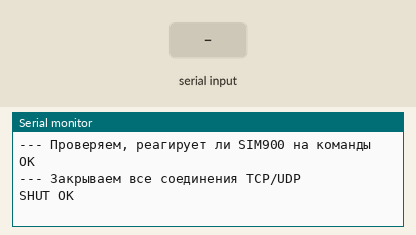
Recording of a sketch running on a simulated Arduino Uno, built with avr-gcc and run on an emulated ATmega328P. Parts: the last lines printed to the serial monitor. The inputs (shaded band) are chosen by the test bench. The modem accepts every AT command (registered, SIM ready, sends succeed) and sends nothing else.

Above: at 4.8 s.
4.9 s: "1" received over the second serial link
7.5 s: "0" received over the second serial link
At 8.9 s:
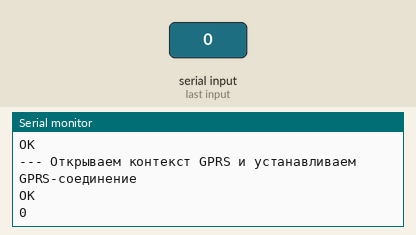
11.7 s: "2" received over the second serial link
At 12.9 s:
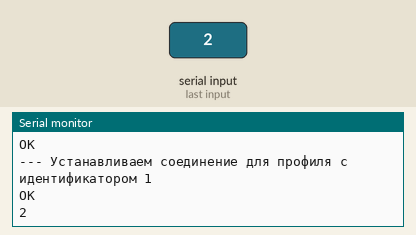

Measured:
- after the input at 7.5 s, the serial monitor: prints a new line after 0.57 s (image 1)
- after the input at 11.7 s, the serial monitor: prints a new line after 0.43 s (image 2)

The sketch:

sendGetRequest.ino
```cpp
#include <SoftwareSerial.h>

// SoftwareSerial object for communication with SIM900
SoftwareSerial gprsShield(7, 8); // RX, TX

void setup()
{
  //int baudRate=19200; // change the baud rate for your GSM modem eg: 9600, 115200
  int baudRate=9600; // change the baud rate for your GSM modem eg: 9600, 115200
  gprsShield.begin(baudRate);          // gprsShield module
  delay(1000);
  Serial.begin(115200);              // Serial monitor
  String apn = "internet.mts.ru";      // Change this to the desired APN of cell provider
  String url = "http://google.com/";   // Change this to the desired URL

  //sendGetRequestWithParameters(apn, url);
  Serial.println("");
  sendGetRequest();
  //probaSSL();
  // proba2();

  // Add any additional code here if needed
}

/**
 * Выполнить AT команду SIM900
**/
void sendCommand(const char* command, char* info)
{
  // Показываем информацию по предстоящей команде
  Serial.print("--- ");
  Serial.println(info);
  // Показываем команду
  //Serial.println(command);
  //Serial.println("-----");
  // Отправляем команду SIM900
  gprsShield.println(command);
  // Serial.flush() — функция в аппаратной платформе Arduino, которая ожидает окончания передачи исходящих данных.
  // После вызова этой функции можно быть уверенным, что все данные отправлены, а буфер пуст.
  // Кроме того, Serial.flush() очищает буфер приёма, сбрасывая любые входящие данные, которые ещё не были прочитаны.
  // Это особенно полезно в ситуациях, когда входящие данные могут быть устаревшими или неактуальными.
  // gprsShield.flush();
  // Uncomment this delay if you need to wait a while
  delay(1000);
  ShowSerialData();
}
/**
 * Prints the serial data, and waits 1 second
**/
void ShowSerialData()
{
  while (gprsShield.available())
  {
    char c = gprsShield.read();
    Serial.write(c);
  }
  Serial.println("");
  delay(1000);
}

/*
void proba2()
{
  // https://arduino.stackexchange.com/questions/43091/sending-post-request-to-https-aws-server-using-sim900a
  // AT
  sendCommand("AT","AT");
  // AT+CGATT = 1
  sendCommand("AT+CGATT = 1","AT+CGATT = 1");
  // AT+SAPBR=3,1,"CONTYPE","GPRS"
  sendCommand("AT+SAPBR=3,1,\"CONTYPE\",\"GPRS\"","AT+SAPBR=3,1,CONTYPE,GPRS");
  // AT+SAPBR=3,1,"APN","www"
  sendCommand("AT+SAPBR=3,1,\"APN\",\"www\"","AT+SAPBR=3,1,APN,www");
  // AT+SAPBR=1,1
  sendCommand("AT+SAPBR=1,1","AT+SAPBR=1,1");
  // AT+SAPBR=2,1
  sendCommand("AT+SAPBR=2,1","AT+SAPBR=2,1");
  // AT+HTTPSSL=1
  sendCommand("AT+HTTPSSL=1","AT+HTTPSSL=1");
  // AT+HTTPINIT
  sendCommand("AT+HTTPINIT","AT+HTTPINIT");
  // AT+HTTPPARA="CID",1
  sendCommand("AT+HTTPPARA=\"CID\",1","AT+HTTPPARA=CID,1");
  // AT+HTTPPARA="URL","https://www.google.com"
  // sendCommand("AT+HTTPPARA=\"URL\",\"https://www.google.com\"","AT+HTTPPARA=URL,https://www.google.com");
  //sendCommand("AT+HTTPPARA=\"URL\",\"www.google.com\"","AT+HTTPPARA=URL,https://www.google.com");
  //sendCommand("AT+HTTPPARA=\"URL\",\"https://google.com\"","AT+HTTPPARA=URL,https://www.google.com");
  //sendCommand("AT+HTTPPARA=\"URL\",\"google.com\"","AT+HTTPPARA=URL,https://www.google.com");
  // sendCommand("AT+HTTPPARA=\"URL\",\"www.probatv.ru\"","AT+HTTPPARA=URL,https://www.probatv.ru");
  sendCommand("AT+HTTPPARA=\"URL\",\"probatv.ru\"","AT+HTTPPARA=URL,probatv.ru");

  // www.probatv.ru
  // AT+HTTPACTION=0
  sendCommand("AT+HTTPACTION=0","AT+HTTPACTION=0");
  // AT+HTTPREAD
  sendCommand("AT+HTTPREAD","AT+HTTPREAD");

  / *
  // Проверяем, реагирует ли модуль, ожидаемое значение  OK
  sendCommand("AT","Проверяем, реагирует ли SIM900 на команды");
  sendCommand("AT+CIPSHUT","Закрываем все соединения TCP/UDP");
  sendCommand("AT+SAPBR=2,1","Определяем состояние сессии");
  sendCommand("AT+SAPBR=0,1","Закрываем сессию (ответ может быть ERROR)");

  // Открываем контекст GPRS и устанавливаем GPRS-соединение
  sendCommand("AT+SAPBR=3,1,\"Contype\",\"GPRS\"","Открываем контекст GPRS и устанавливаем GPRS-соединение");
  // Определяем имя точки доступа Access Point Name (APN) — как “internet.mts.ru”.
  sendCommand("AT+SAPBR=3,1,\"APN\",\"internet.mts.ru\"","Определяем имя точки доступа APN, как МТС"); // change this apn value for the SIM card
  sendCommand("AT+HTTPPARA=\"CID\",1","Задаём идентификатор профиля сеанса"); // set parameters for http session
  sendCommand("AT+SAPBR=1,1","Устанавливаем соединение для профиля с идентификатором 1"); // open GPRS context bearer
  sendCommand("AT+SAPBR=2,1","Снова получаем состояние сессии c IP-адресом");

  sendCommand("AT+HTTPSSL=1","Включаем протокол SSL для HTTP");

  // Задаём идентификатор профиля сеанса
  //sendCommand("AT+HTTPPARA=\"CID\",1","Задаём идентификатор профиля сеанса"); // set parameters for http session
  sendCommand("AT+HTTPPARA=\"URL\",\"https://probatv.ru/\"","Задаём URL сайта https://probatv.ru/"); // Change the URL from google.com to the server you want to reach

  // Вводим команду для выполнения запроса GET: AT+HTTPACTION=0.
  sendCommand("AT+HTTPACTION=0","Вводим команду для выполнения запроса GET"); // send http request to specified URL, GET session start
  // Cчитываем результаты запроса, обычно содержит код состояния 200 в случае успеха
  sendCommand("AT+HTTPREAD", "Cчитываем результаты запроса, обычно содержит код состояния 200");

   sendCommand("AT+HTTPTERM", "Terminate https service");
  * /
}
*/

/*
void probaSSL()
{
  // Проверяем, реагирует ли модуль, ожидаемое значение  OK
  sendCommand("AT","Проверяем, реагирует ли SIM900 на команды");
  sendCommand("AT+CIPSHUT","Закрываем все соединения TCP/UDP");
  sendCommand("AT+SAPBR=2,1","Определяем состояние сессии");
  sendCommand("AT+SAPBR=0,1","Закрываем сессию (ответ может быть ERROR)");

  // Открываем контекст GPRS и устанавливаем GPRS-соединение
  sendCommand("AT+SAPBR=3,1,\"Contype\",\"GPRS\"","Открываем контекст GPRS и устанавливаем GPRS-соединение");
  // Определяем имя точки доступа Access Point Name (APN) — как “internet.mts.ru”.
  sendCommand("AT+SAPBR=3,1,\"APN\",\"internet.mts.ru\"","Определяем имя точки доступа APN, как МТС"); // change this apn value for the SIM card
  sendCommand("AT+HTTPPARA=\"CID\",1","Задаём идентификатор профиля сеанса"); // set parameters for http session
  sendCommand("AT+SAPBR=1,1","Устанавливаем соединение для профиля с идентификатором 1"); // open GPRS context bearer
  sendCommand("AT+SAPBR=2,1","Снова получаем состояние сессии c IP-адресом");

  sendCommand("AT+HTTPSSL=1","Включаем протокол SSL для HTTP");

  // Задаём идентификатор профиля сеанса
  //sendCommand("AT+HTTPPARA=\"CID\",1","Задаём идентификатор профиля сеанса"); // set parameters for http session
  sendCommand("AT+HTTPPARA=\"URL\",\"https://probatv.ru/\"","Задаём URL сайта https://probatv.ru/"); // Change the URL from google.com to the server you want to reach

  // Вводим команду для выполнения запроса GET: AT+HTTPACTION=0.
  sendCommand("AT+HTTPACTION=0","Вводим команду для выполнения запроса GET"); // send http request to specified URL, GET session start
  // Cчитываем результаты запроса, обычно содержит код состояния 200 в случае успеха
  sendCommand("AT+HTTPREAD", "Cчитываем результаты запроса, обычно содержит код состояния 200");

   sendCommand("AT+HTTPTERM", "Terminate https service");
}
*/

void sendGetRequest()
{
  // Проверяем, реагирует ли модуль, ожидаемое значение  OK
  sendCommand("AT","Проверяем, реагирует ли SIM900 на команды");

  // https://stackoverflow.com/questions/63187583/arduino-sim900-atsapbr-1-1-operation-not-allowed
  // Для уверенности в работе SIM900 у провайдера запрашиваем статус регистрации.
  // Это можно сделать отдельно для сети GSM (AT+CREG?) и для сети передачи данных 2G (AT+CGREG?).
  // В обоих случаях запрос к команде приведёт к такому ответу:
  // +CGREG: <n>,<stat> (или +CREG: <n>,<stat>), где
  // <n> — это настройка, выполняемая с помощью команды set. Она используется для включения нежелательных сообщений о результатах.
  // Поэтому её значение обычно равно 0;
  // <stat> — текущий статус регистрации. Он может принимать следующие значения
  // 0 — не зарегистрирован. Служба GPRS отключена; 1 — зарегистрировано, домашняя сеть;
  // 2 — не зарегистрирован, но в данный момент SIM900 пытается подключиться или ищет оператора для регистрации. Служба GPRS включена;
  // 3 — в регистрации отказано. Служба GPRS отключена; 4 - Неизвестно; 5 — зарегистрирован, в роуминге.
  // Итак, если вы уверены, что устройство находится в зоне действия сигнала, вам нужно всего лишь каждую секунду
  // вводить команду AT+CGREG? и ждать +CGREG=0,1 (или +CGREG=0,5 , если вы работаете в роуминге).
  //sendCommand("AT+CREG?","Проверяем регистрацию в сети GSM");
  //sendCommand("AT+CGREG?","Проверяем регистрацию в сети передачи данных 2G");

  // Закрываем все соединения TCP/UDP, которые могли быть открыты на модуле.
  // Использование этой команды может быть полезно, например, при переустановке
  // соединения или для освобождения ресурсов, занятых предыдущими соединениями.
  sendCommand("AT+CIPSHUT","Закрываем все соединения TCP/UDP");

  // "AT+SAPBR=2,1" - "Получить состояние сессии".
  // Команда AT+SAPBR применяется для управления параметрами подключения к GPRS.
  // Первое число в ней указывает тип команды: 0 — закрыть сессию, 1 — открыть сессию,
  // 2 — получить состояние сессии, 3 — задать параметры сессии, 4 — получить параметры сессии.
  // Ответ при получении состояния сессии вида +SAPBR: 1,3,"0.0.0.0", где
  // первое число в ответе этой команды — состояние сессии: 0 — сессия не открыта; 1 — сессия активна (открыта);
  // 2 — сессия открыта (в процессе установки); 3 — сессия закрыта (в процессе разрыва),
  // второе число — тип подключения: 0 — нет подключения; 1 — активное подключение;
  // 2 — пассивное подключение; 3 — GPRS.
  // Далее в ответе команды идет адрес IP, выделенный в рамках сессии.
  // В нашем случае сессия открыта, ее тип — GPRS, но адрес IP не выделен. Это означает, что подключение к GPRS еще не выполнено.
  // sendCommand("AT+SAPBR=2,1","Определяем состояние сессии");

  // Закрываем носитель контекста GPRS (сессию), если он был оставлен открытым
  // (команда AT+SAPBR=0,1 используется для закрытия сессии и соединения TCP/IP,
  // чтобы не расходовать ресурсы мобильного провайдера.
  sendCommand("AT+SAPBR=0,1","Закрываем сессию (ответ может быть ERROR)");

  // Открываем контекст GPRS и устанавливаем GPRS-соединение
  sendCommand("AT+SAPBR=3,1,\"Contype\",\"GPRS\"","Открываем контекст GPRS и устанавливаем GPRS-соединение");

  // Определяем имя точки доступа Access Point Name (APN) — как “internet.mts.ru”.
  sendCommand("AT+SAPBR=3,1,\"APN\",\"internet.mts.ru\"","Определяем имя точки доступа APN, как МТС"); // change this apn value for the SIM card

  // Устанавливаем соединение для профиля с идентификатором 1.
  // Когда соединение будет установлено, можно получить параметры сеанса с помощью
  // рассмотренной выше команды AT+SAPBR=2,1. Однако теперь эта команда вернет адрес
  // IP из внутренней сети мобильного провайдера
  sendCommand("AT+SAPBR=1,1","Устанавливаем соединение для профиля с идентификатором 1"); // open GPRS context bearer
  sendCommand("AT+SAPBR=2,1","Снова получаем состояние сессии c IP-адресом");

  // Получаем версию прошивки
  // sendCommand("AT+GMR","Получаем версию прошивки");

  // Включаем протокол SSL для HTTP
  // sendCommand("AT+HTTPSSL=?","AT+HTTPSSL=?");
  // sendCommand("AT+HTTPSSL?","AT+HTTPSSL?");
  // sendCommand("AT+HTTPSSL=1","Включаем протокол SSL для HTTP");
  // sendCommand("AT+HTTPSSL?","AT+HTTPSSL?");

  // sendCommand("AT+HTTPSSL=0","ВЫКЛЮЧАЕМ протокол SSL для HTTP");
  // sendCommand("AT+HTTPSSL?","AT+HTTPSSL?");

  // Инициализируем сервис HTTP (с 2025-08-02 считаем, что если включен протокол SSL для HTTP, инициализировать HTTP не нужно)
  // sendCommand("AT+HTTPINIT","Инициализируем сервис HTTP"); // initiate HTTP request

  // Задаём идентификатор профиля сеанса
  sendCommand("AT+HTTPPARA=\"CID\",1","Задаём идентификатор профиля сеанса"); // set parameters for http session

  // sendCommand("AT+HTTPPARA=\"URL\",\"http://google.com/\"","Задаём URL сайта http://google.com/"); // Change the URL from google.com to the server you want to reach
  // sendCommand("AT+HTTPPARA=\"URL\",\"http://my-json-server.typicode.com/typicode/demo/posts\"","Задаём URL демонстрационного сервера");
  // sendCommand("AT+HTTPPARA=\"URL\",\"http://87.242.70.183/\"","Задаём URL сайта https://probatv.ru/"); // Change the URL from google.com to the server you want to reach
  // xn--http://-2hga2ewc.xn--p1ai
  // sendCommand("AT+HTTPPARA=\"URL\",\"xn--http://-2hga2ewc.xn--p1ai\"","Задаём URL сайта http://пифи.рф"); // Change the URL from google.com to the server you want to reach
  // sendCommand("AT+HTTPPARA=\"URL\",\"http://пифи.рф/\"","Задаём URL сайта http://пифи.рф/"); // Change the URL from google.com to the server you want to reach
  // http://probatv.ru/
  // https://probatv.ru/

  // Задаём URL сайта, к которому будет отправляться запрос HTTP GET.
  // sendCommand("AT+HTTPPARA=\"URL\",\"http://probatv.ru/\"","Задаём URL сайта http://probatv.ru/"); // Change the URL from google.com to the server you want to reach
  sendCommand("AT+HTTPPARA=\"URL\",\"http://probatv.ru/State/?cycle=7&num=5&ctrl=204&sjson={%22trkpt%22:{%22lat%22:52518611,%22lon%22:13376111,%22color%22:%22yellow%22}}\"","Задаём URL сайта http://probatv.ru/"); // Change the URL from google.com to the server you want to reach

  // Вводим команду для выполнения запроса GET: AT+HTTPACTION=0.
  // Параметр команды AT+HTTPACTION задает тип запроса HTTP: 0 — GET, 1 — POST, 2 — HEAD, 3 — DELETE.
  // В нашем случае нулевое значение предписывает выполнить запрос GET.
  // +HTTPACTION: 0,200,134
  sendCommand("AT+HTTPACTION=0","Вводим команду для выполнения запроса GET"); // send http request to specified URL, GET session start

  Serial.println("Ждем 3 сек, чтобы запросить ответ");
  delay(9000);

  // Cчитываем результаты запроса, обычно содержит код состояния 200 в случае успеха
  sendCommand("AT+HTTPREAD", "Cчитываем результаты запроса, обычно содержит код состояния 200");

  /*
  sendCommand("AT+HTTPTERM");//close http connection
  sendCommand("AT+CIPSHUT");//close or turn off network connection
  sendCommand("AT+SAPBR=0,1");// close GPRS context bearer
  */

}


void loop()
{
  // Add your main program logic here if needed
}


/**
 * The sequence of commands establishes the GPRS connection for performing an HTTP GET request
 * @param apn The Access Point Name for the SIM card's cellular network.
 * @param url The URL of the server you want to reach.
 */
void sendGetRequestWithParameters(const String& apn, const String& url)
{
  /*
  sendCommand("AT"); //expected value OK
  sendCommand("AT+CIPSHUT"); //expected value OK
  sendCommand("AT+SAPBR=0,1"); //expected value OK
  sendCommand("AT+SAPBR=3,1,\"Contype\",\"GPRS\""); // open GPRS context establish GPRS connection

  // Change the APN value for the SIM card based on the provided parameter
  String sapbr_apn_command = "AT+SAPBR=3,1,\"APN\",\"" + apn + "\"";
  sendCommand(sapbr_apn_command.c_str());

  sendCommand("AT+SAPBR=1,1"); // open GPRS context bearer
  sendCommand("AT+HTTPINIT"); // initiate HTTP request
  sendCommand("AT+HTTPPARA=\"CID\",1"); // set parameters for http session

  // Change the URL to the provided parameter
  String http_url_command = "AT+HTTPPARA=\"URL\",\"" + url + "\"";
  sendCommand(http_url_command.c_str());

  sendCommand("AT+HTTPACTION=0"); // send http request to specified URL, GET session start
  delay(9000); // wait for response for 9 seconds, reduce or increase based on your need
  sendCommand("AT+HTTPREAD"); // read results of request, normally contains status code 200 if successful
  sendCommand("AT+HTTPTERM"); // close http connection
  sendCommand("AT+CIPSHUT"); // close or turn off network connection
  sendCommand("AT+SAPBR=0,1"); // close GPRS context bearer
  */
}

/**
 * The sequence of commands establishes the GPRS connection for performing an HTTP request
*/

/*
void sendGetRequestOrig()
{

  sendCommand("AT"); //expected value OK
  sendCommand("AT+CIPSHUT"); //expected value OK
  sendCommand("AT+SAPBR=0,1"); //expected value OK
  sendCommand("AT+SAPBR=3,1,\"Contype\",\"GPRS\"");// open GPRS context establish GPRS connection
  sendCommand("AT+SAPBR=3,1,\"APN\",\"internet.mtn\"");//change this apn value for the SIM card
  sendCommand("AT+SAPBR=1,1");//open GPRS context bearer
  sendCommand("AT+HTTPINIT");//initiate HTTP request
  sendCommand("AT+HTTPPARA=\"CID\",1");//set parameters for http session
  sendCommand("AT+HTTPPARA=\"URL\",\"http://google.com/\""); //Change the URL from google.com to the server you want to reach
  sendCommand("AT+HTTPACTION=0");//send http request to specified URL, GET session start
  delay(9000); //wait for response for 9 seconds, reduce or increase based on your need
  sendCommand("AT+HTTPREAD");// read results of request, normally contains status code 200 if successful
  sendCommand("AT+HTTPTERM");//close http connection
  sendCommand("AT+CIPSHUT");//close or turn off network connection
  sendCommand("AT+SAPBR=0,1");// close GPRS context bearer


}
*/
```
